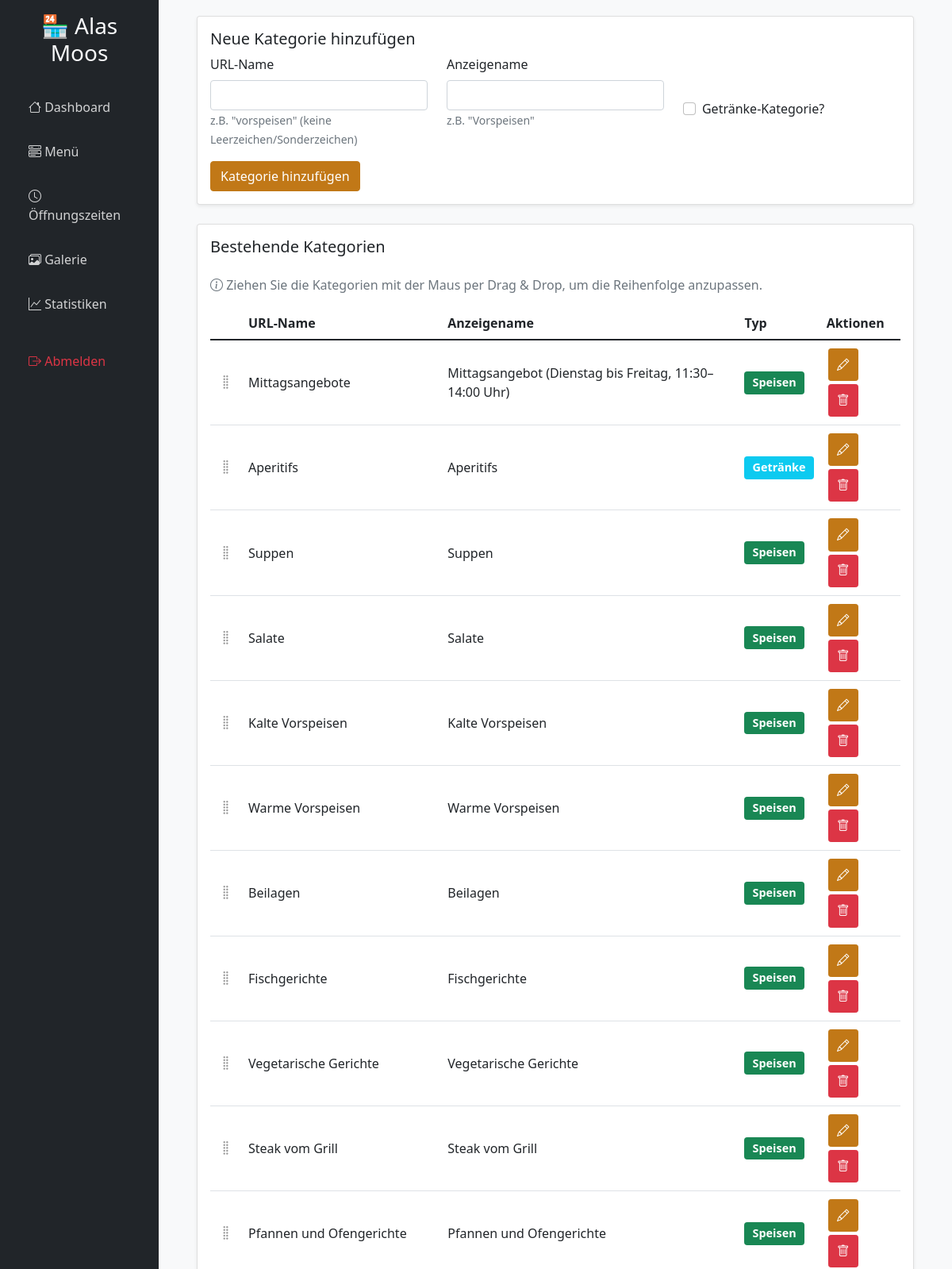
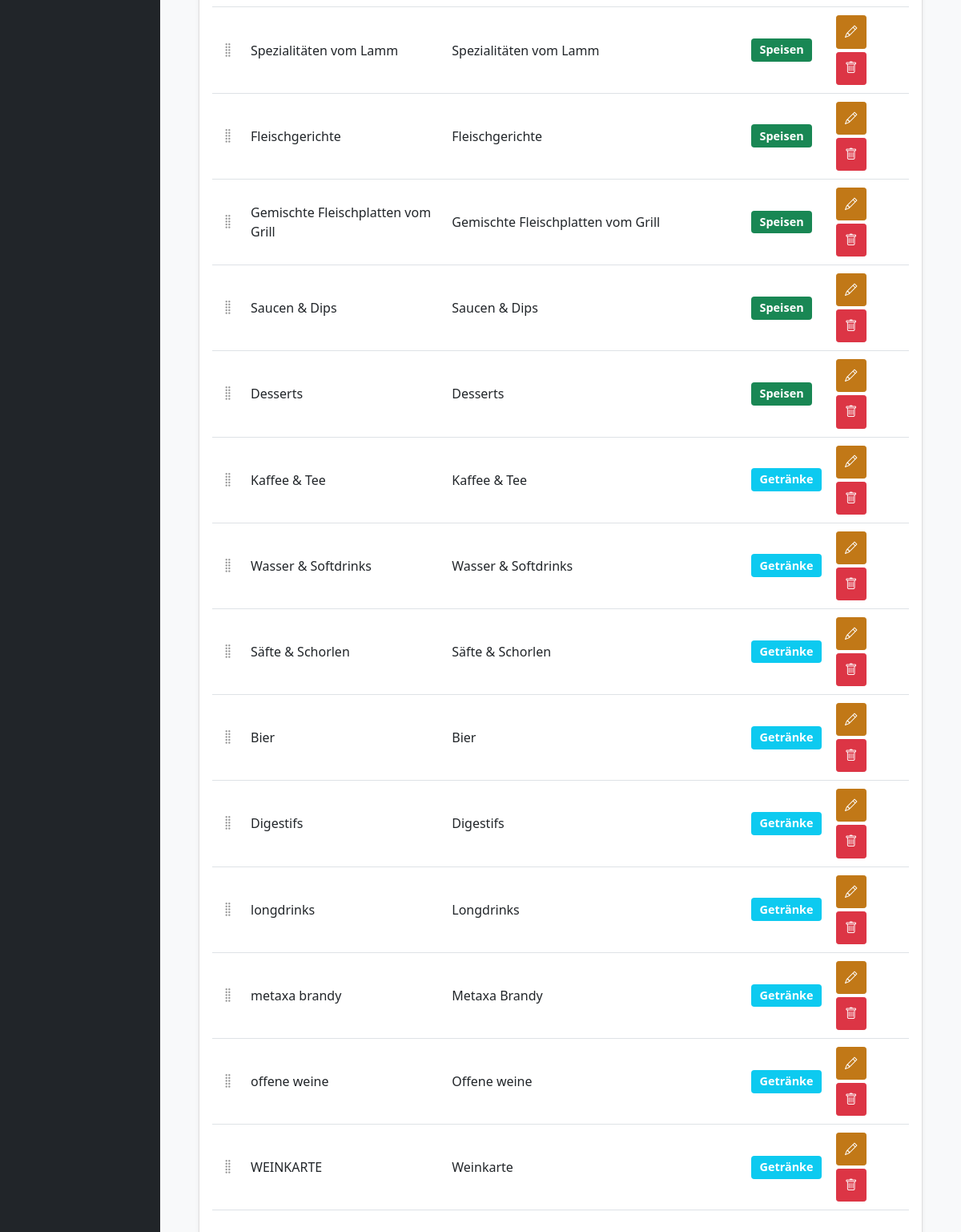
Screenshot of /admin/kategorien (signed in) with the database file from the repository (2 pictures, top to bottom).
### models.py (models this page shows)
class MenuCategory(db.Model):
    id = db.Column(db.Integer, primary_key=True)
    name = db.Column(db.String(50), nullable=False)
    display_name = db.Column(db.String(100))
    description = db.Column(db.Text)
    order = db.Column(db.Integer, default=0)
    is_drink_category = db.Column(db.Boolean, default=False)

### app.py (the view)
@app.route('/admin/kategorien')
@login_required
def admin_categories():
    categories = MenuCategory.query.order_by(MenuCategory.order).all()
    form = FlaskForm()  # Create a form instance for CSRF token
    return render_template('admin/categories.html', categories=categories, form=form)

### app.py (called while the page is built)
@app.context_processor
def utility_processor():
    return {
        'csrf_token': lambda: ''  # Gibt einen leeren String zurück statt eines Tokens
    }

@login_manager.user_loader
def load_user(user_id):
    return User.query.get(int(user_id))

@app.context_processor
def inject_now():
    return {'now': datetime.now()}

@app.before_request
def track_visit():
    try:
        if (request.path.startswith('/static/') or
            request.path.startswith('/admin') or  # Alle Admin-Pfade ausschließen (mit oder ohne Slash)
            request.path.startswith('/get_') or
            request.path.startswith('/update_visit_duration') or
            request.path == '/favicon.ico'):
            return
        if any(request.path.endswith(ext) for ext in ['.jpg', '.png', '.gif', '.css', '.js', '.ico']):
            return
        if not request.path.startswith('/api/') and not request.path.startswith('/get_'):
            from utils import track_page_visit
            track_page_visit(request.path)
    except Exception as e:
        print(f"Fehler beim Tracking: {str(e)}")
        import traceback
        traceback.print_exc()

### templates/admin/categories.html (shortened to what this page needs)
{% extends "admin/base.html" %}
{% block content %}
<div class="container">
    <div class="card mb-4">
        <div class="card-body">
            <h5 class="card-title">Neue Kategorie hinzufügen</h5>
            <form action="{{ url_for('admin_categories_add') }}" method="POST">
                <div class="row">
                    <div class="col-md-4 mb-3">
                        <label for="name" class="form-label">URL-Name</label>
                        <input type="text" class="form-control" id="name" name="name" required>
                        <small class="text-muted">z.B. "vorspeisen" (keine Leerzeichen/Sonderzeichen)</small>
                    </div>
                    <div class="col-md-4 mb-3">
                        <label for="display_name" class="form-label">Anzeigename</label>
                        <input type="text" class="form-control" id="display_name" name="display_name" required>
                        <small class="text-muted">z.B. "Vorspeisen"</small>
                    </div>
                    <div class="col-md-4 mb-3">
                        <div class="form-check mt-4">
                            <input type="checkbox" class="form-check-input" id="is_drink_category" name="is_drink_category">
                            <label class="form-check-label" for="is_drink_category">Getränke-Kategorie?</label>
                        </div>
                    </div>
                </div>
                <button type="submit" class="btn btn-primary">Kategorie hinzufügen</button>
            </form>
        </div>
    </div>
    <div class="card">
        <div class="card-body">
            <h5 class="card-title mb-4">Bestehende Kategorien</h5>
            <p class="text-muted mb-3">
                <i class="bi bi-info-circle"></i>
                Ziehen Sie die Kategorien mit der Maus per Drag & Drop, um die Reihenfolge anzupassen.
            </p>
            <div class="table-responsive">
                <table class="table">
                    <thead>
                        <tr>
                            <th style="width: 40px;"></th>
                            <th>URL-Name</th>
                            <th>Anzeigename</th>
                            <th>Typ</th>
                            <th>Aktionen</th>
                        </tr>
                    </thead>
                    <tbody id="sortable-categories">
                        {% for category in categories %}
                        <tr data-id="{{ category.id }}" class="sortable-item" id="category-{{ category.id }}">
                            <td class="drag-handle text-center">
                                <i class="bi bi-grip-vertical"></i>
                            </td>
                            <td>{{ category.name }}</td>
                            <td>{{ category.display_name }}</td>
                            <td>
                                {% if category.is_drink_category %}
                                <span class="badge bg-info">Getränke</span>
                                {% else %}
                                <span class="badge bg-success">Speisen</span>
                                {% endif %}
                            </td>
                            <td class="actions-cell">
                                <button class="btn btn-primary btn-sm edit-btn" data-id="{{ category.id }}">
                                    <i class="bi bi-pencil"></i>
                                </button>
                                <form action="{{ url_for('admin_categories_delete', id=category.id) }}" method="POST" class="d-inline">
                                    <button type="submit" class="btn btn-danger btn-sm" onclick="return confirm('Wirklich löschen? Alle Menüeinträge in dieser Kategorie werden ebenfalls gelöscht!')">
                                        <i class="bi bi-trash"></i>
                                    </button>
                                </form>
                            </td>
                        </tr>
                        {% endfor %}
                    </tbody>
                </table>
            </div>
        </div>
    </div>
</div>
{% endblock %}

### templates/admin/base.html (style rules this page uses)
:root { --primary-color: #c17817; --primary-hover: #a66714; }
.btn-primary { background-color: var(--primary-color); border-color: var(--primary-color); }
.badge { font-size: 0.9em; }
.table td, .table th { vertical-align: middle; }
.btn-sm { padding: 0.25rem 0.5rem; }
.container { max-width: 1400px; }
.card { box-shadow: 0 0.125rem 0.25rem rgba(0, 0, 0, 0.075); }

### templates/admin/categories.html (style rules this page uses)
.form-check { padding-top: 2rem; }
.badge { font-size: 0.9em; padding: 0.5em 0.7em; }
.btn-danger { padding: 0.25rem 0.5rem; }
.table td { vertical-align: middle; }
.sortable-item { cursor: move; }
.drag-handle { cursor: grab; color: #999; font-size: 1.2em; }
.btn-primary.btn-sm, .btn-danger.btn-sm { min-width: 38px; min-height: 38px; display: inline-flex; align-items: center; justify-content: center; padding: 8px; margin: 2px; transition: transform 0.1s, background-color 0.2s; position: relative; z-index: 25 !important; pointer-events: auto !important; }
.btn-primary.btn-sm i, .btn-danger.btn-sm i { font-size: 1.1em; }
.actions-cell { position: relative; z-index: 20 !important; }
.table-responsive { overflow-x: auto; position: relative; z-index: 1; }
table { position: relative; z-index: 2; }
tbody tr { position: relative; z-index: 3; }
td { position: relative; z-index: 5; }
.drag-handle { pointer-events: auto; z-index: 10; }

### rows the page displays
MenuCategory: name "Mittagsangebote", display_name "Mittagsangebot (Dienstag bis Freitag, 11:30–14:00 Uhr)", is_drink_category "Speisen"
MenuCategory: name "Aperitifs", display_name "Aperitifs", is_drink_category "Getränke"
MenuCategory: name "Suppen", display_name "Suppen", is_drink_category "Speisen"
MenuCategory: name "Salate", display_name "Salate", is_drink_category "Speisen"
MenuCategory: name "Kalte Vorspeisen", display_name "Kalte Vorspeisen", is_drink_category "Speisen"
MenuCategory: name "Warme Vorspeisen", display_name "Warme Vorspeisen", is_drink_category "Speisen"
MenuCategory: name "Beilagen", display_name "Beilagen", is_drink_category "Speisen"
MenuCategory: name "Fischgerichte", display_name "Fischgerichte", is_drink_category "Speisen"
MenuCategory: name "Vegetarische Gerichte", display_name "Vegetarische Gerichte", is_drink_category "Speisen"
MenuCategory: name "Steak vom Grill", display_name "Steak vom Grill", is_drink_category "Speisen"
MenuCategory: name "Pfannen und Ofengerichte", display_name "Pfannen und Ofengerichte", is_drink_category "Speisen"
MenuCategory: name "Spezialitäten vom Lamm", display_name "Spezialitäten vom Lamm", is_drink_category "Speisen"
MenuCategory: name "Fleischgerichte", display_name "Fleischgerichte", is_drink_category "Speisen"
MenuCategory: name "Gemischte Fleischplatten vom Grill", display_name "Gemischte Fleischplatten vom Grill", is_drink_category "Speisen"
MenuCategory: name "Saucen & Dips", display_name "Saucen & Dips", is_drink_category "Speisen"
MenuCategory: name "Desserts", display_name "Desserts", is_drink_category "Speisen"
MenuCategory: name "Kaffee & Tee", display_name "Kaffee & Tee", is_drink_category "Getränke"
MenuCategory: name "Wasser & Softdrinks", display_name "Wasser & Softdrinks", is_drink_category "Getränke"
MenuCategory: name "Säfte & Schorlen", display_name "Säfte & Schorlen", is_drink_category "Getränke"
MenuCategory: name "Bier", display_name "Bier", is_drink_category "Getränke"
MenuCategory: name "Digestifs", display_name "Digestifs", is_drink_category "Getränke"
MenuCategory: name "longdrinks", display_name "Longdrinks", is_drink_category "Getränke"
MenuCategory: name "metaxa brandy", display_name "Metaxa Brandy", is_drink_category "Getränke"
MenuCategory: name "offene weine", display_name "Offene weine", is_drink_category "Getränke"
MenuCategory: name "WEINKARTE", display_name "Weinkarte", is_drink_category "Getränke"
